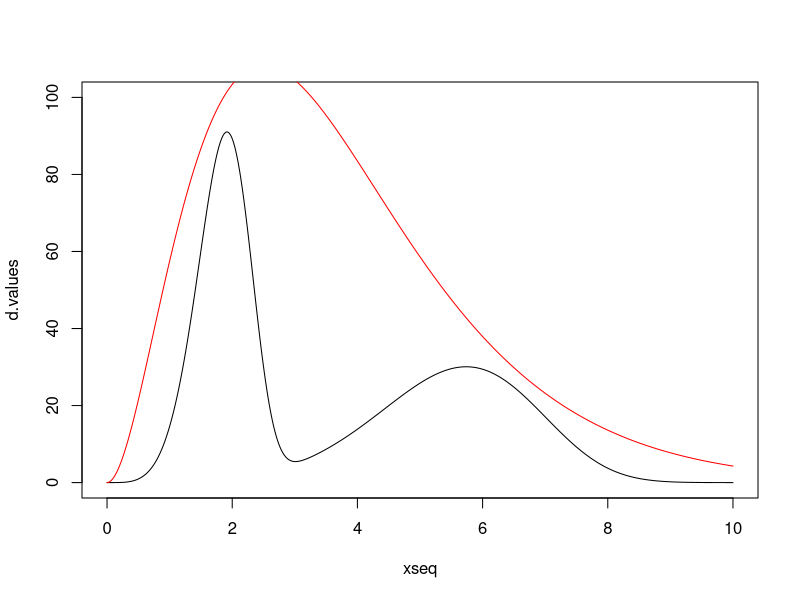
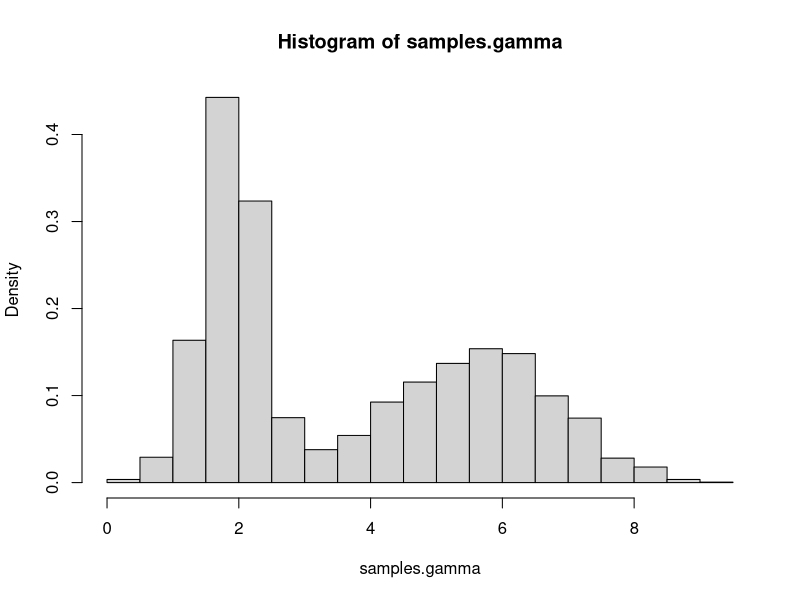

Here is the R script that generated these plots, in order:
##### Lab 4 #####

# This file will work through 2 simple implementations
# of rejection sampling. We will sample from a density
# p(x) ~ sin(pi*x)^2, x in (0,1)
# The first implementation will be using a uniform
# envelope function, the second one using a beta
# envelope (since we're on the unit interval). We
# will also call the envelope function a proposal
# function, and denote its density by g(x)

#### Plot the density ####
xseq <- seq(from=0,to=10,by=0.01)

d.values <- xseq^4*(15*exp(-(xseq/2)^5)+5/81*exp(-(xseq/6)^5))

a = 3; b = 0.8;
thresh = 500

plot(xseq,d.values,type="l", ylim=c(0,100))
lines(xseq, thresh*dgamma(xseq, shape = a, rate = b), col = "red")

#### Uniform envelope function ####

# We can see from the previous plot that the
# density seems to have its maximum at 1. Since
# the uniform density on (0,10) is constant at 10,
# we will not have to worry the envelope being
# smaller than the target density.
# In order to make things slightly more abstract
# we will write a new function which will evaluate
# above distribution for us, and use this function throughout
# the rest of the code.

density.function <- function(x){
  return(x^4*(15*exp(-(x/2)^5)+5/81*exp(-(x/6)^5)))
}


samples.gamma <- NULL
N=10000
for ( i in 1:N ) {
  proposal <- rgamma(1, shape = a, rate = b) # Here we get a proposal value
  density.ratio <- density.function(proposal)/(thresh*dgamma(proposal, a, b))  # We calculate the ratio of the densities
  if ( runif(1) < density.ratio ) samples.gamma <- c(samples.gamma,proposal) # If a random uniform is lower than our ratio, we accept our sample, otherwise we reject. Then we repeat this process
}

hist(samples.gamma,freq=FALSE)
print(paste("Acceptance Ratio: ",length(samples.gamma)/N))

# If we wanted to, we could now increase the
# sample size to make the estimate more accurate.
# Alternatively, we could try to find a better
# proposal density.


